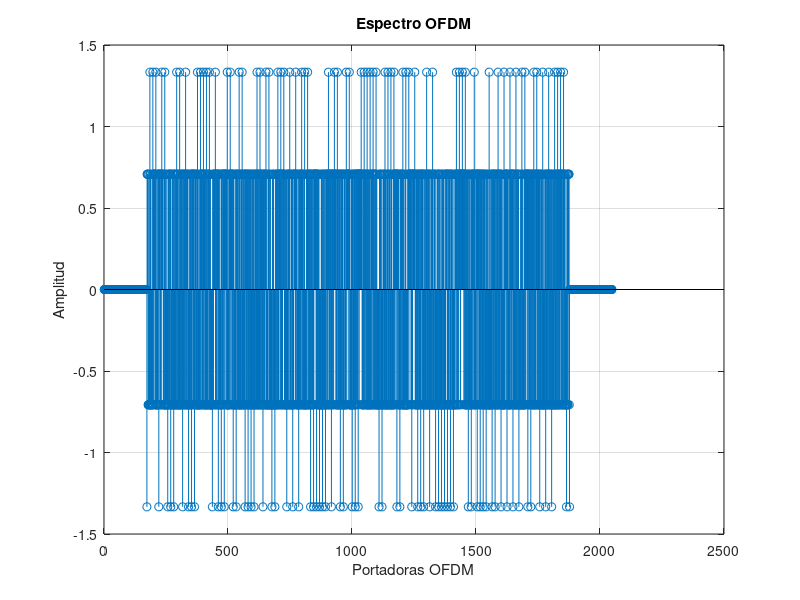
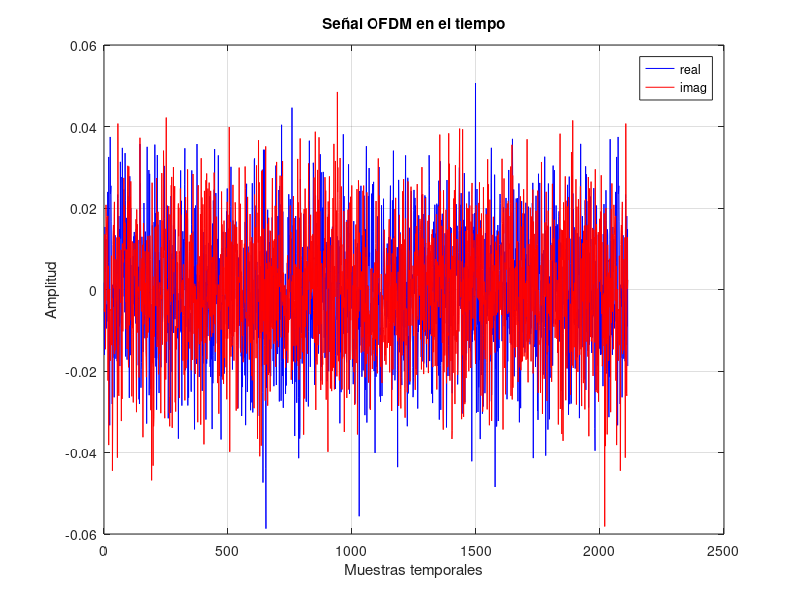
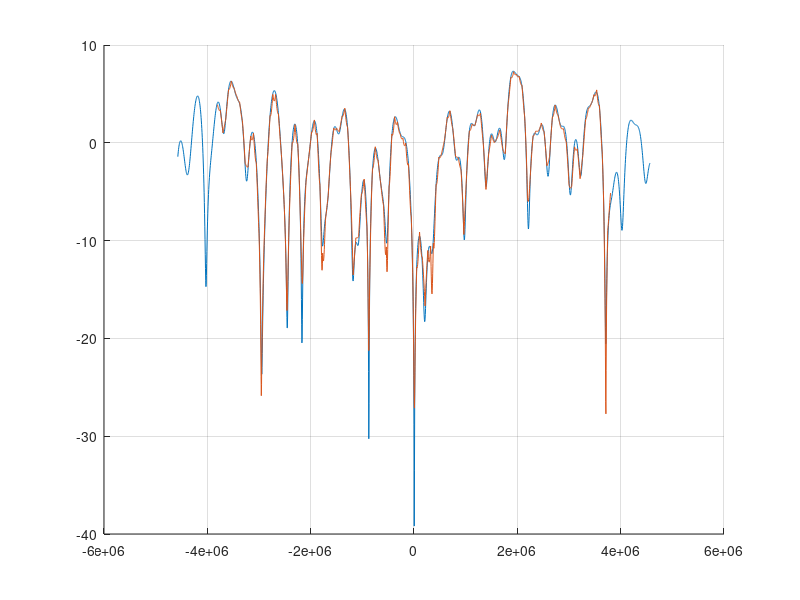
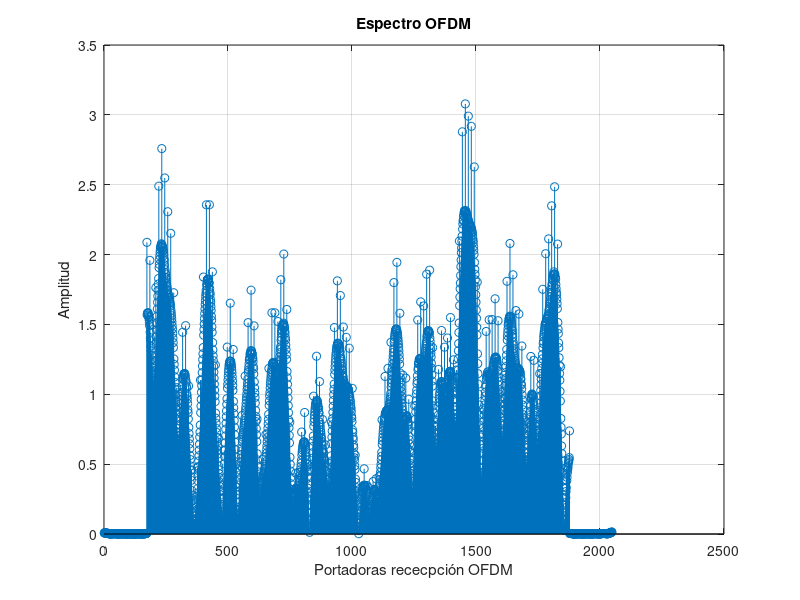

The MATLAB source for these figures, in order: (Note: this script raises an error after producing the figures.)
clear;
close all;
%% comentario
%% Configuración del sistema OFDM
NUM_SYMB = 1;       % Número de símbols a transmitir
SEED=100;            % Semilla para el generador de números aleatorios
CONSTEL = 'QPSK';    % Constelación utilizada BPSK o QPSK
MODO = '2K';
SNR=200;             %SNR en dB
CP = 1/32;          % Cyclic prefix

tic

% Inicializamos el generador de números aleatorios con la semilla

%rng(SEED);

%Octave
rand("seed",SEED);

% Definición de la constelación
switch MODO
    case '2K'
        N_portadoras = 1705;
        T_U = 224e-6;        % Tiempo útil
        NFFT=2048;
    case '8K'
        N_portadoras = 6817;
        T_U = 896e-6;
        NFFT=8192;
end

N_pilotos = ceil(N_portadoras/12);
NDATA=N_portadoras- N_pilotos;   
NCP = NFFT*CP;          % Número de muestras del prefijo cíclico

PLOC=1:12:N_portadoras;

switch CONSTEL
    case 'BPSK'
        M=1;
        C=[1 -1];
        norma = sqrt(2);
    case 'QPSK'
        C=[1+1i 1-1i -1+1i -1-1i];
        M=2;      
        norma = sqrt(2);
    case '16QAM'
        C = [3+3i 3+1i 1+3i 1+1i 3-3i 3-1i 1-3i 1-1i -3+3i -3+1i -1+3i -1+1i -3-3i -3-1i -1-3i -1-1i];
        M=4;
        norma = sqrt(18);
    case '64QAM'
        C = [7+7i 7+5i 5+7i 5+5i 7+1i 7+3i 5+1i 5+3i 1+7i 1+5i 3+7i 3+5i 1+1i 1+3i 3+1i 3+3i 7-7i 7-5i 5-7i 5-5i 7-1i 7-3i 5-1i 5-3i 1-7i 1-5i 3-7i 3-5i 1-1i 1-3i 3-1i 3-3i -7+7i -7+5i -5+7i -5+5i -7+1i -7+3i -5+1i -5+3i -1+7i -1+5i -3+7i -3+5i -1+1i -1+3i -3+1i -3+3i -7-7i -7-5i -5-7i -5-5i -7-1i -7-3i -5-1i -5-3i -1-7i -1-5i -3-7i -3-5i -1-1i -1-3i -3-1i -3-3i];
        M=6;
        norma = sqrt(98);
end

%scatterplot(C);
%grid
%title('Constelación')

%% Transmisor
% Generación de los bits a transmitir
numbits = NUM_SYMB*NDATA*M;
bits_tx = rand(numbits, 1)>0.5; % numbits x 1

% Bits to symbols
aux  = reshape(bits_tx, M, []).'; % numbits/M x M
symb = zeros(size(aux, 1),1);     % numbits/M x 1
for k=1:M
    symb = symb + (2^(k-1))*aux(:,k); % primera columna = lsb 
end

% Mapper
const_points = C(symb+1); % numbits/M x 1
const_points = const_points./(norma);

%scatterplot(const_points);
%grid
%title('Constelación transmitida') 

% Símbolos OFDM en frecuencia (rejilla tiempo frecuencia)
ofdm_freq = zeros(NFFT, NUM_SYMB); % NFFT x NUM_SYMB
ofdm_util = ofdm_freq(ceil((NFFT-N_portadoras)/2)+(1:N_portadoras),:);

registro = ones(1,11);
pilotos = zeros(N_portadoras,1);
for n = 1:N_portadoras
    pilotos(n,:) = 4/3*2*(0.5-registro(end));
    registro = [xor(registro(end),registro(end-2)),registro(1:(end-1))];
end

ofdm_util(PLOC,:) = pilotos(PLOC,1)*ones(1,NUM_SYMB);
ofdm_util(ofdm_util==0) = const_points;
ofdm_freq(ceil((NFFT-N_portadoras)/2)+(1:N_portadoras),:) = ofdm_util;

figure
stem(real(ofdm_freq(:,1))); % Pintamos un único símbolo
grid
xlabel('Portadoras OFDM');
ylabel('Amplitud');
title('Espectro OFDM')

% ifftshift permite pasar de una representación del espectro con el f=0 en el
% centro a una representación con f=0 a la izquierda.
% Importante el 1 para hacer la transformación en la dimensión correcta
ofdm_freq=ifftshift(ofdm_freq, 1); % NFFT x NUM_SYMB


% Modulacion OFDM
% Importante el 1 para hacer la transformación en la dimensión correcta
ofdm_time = ifft(ofdm_freq, NFFT, 1); % NFFT x NUM_SYMB

% Prefijo cíclico de forma matricial
ofdm_time = [ofdm_time(end-(NCP-1):end, :); ofdm_time];

% Salida secuencial (el : lee por columnas)
tx = ofdm_time(:); % (NFFT+NCP)·NUM_SYMB x 1
 
figure
plot(real(tx), 'b-');
hold on
plot(imag(tx), 'r-');
xlabel('Muestras temporales');
ylabel('Amplitud');
legend('real', 'imag');
grid
title('Señal OFDM en el tiempo')

% Espectro de la señal transmitida
% figure
% pwelch(tx);

%% Canal AWGN


% Canal real

parametros = [0.057662 1.003019 4.855121
0.176809 5.422091 3.419109
0.407163 0.518650 5.864470
0.303585 2.751772 2.215894
0.258782 0.602895 3.758058
0.061831 1.016585 5.430202
0.150340 0.143556 3.952093
0.051534 0.153832 1.093586
0.185074 3.324866 5.775198
0.400967 1.935570 0.154459
0.295723 0.429948 5.928383
0.350825 3.228872 3.053023
0.262909 0.848831 0.628578
0.225894 0.073883 2.128544
0.170996 0.203952 1.099463
0.149723 0.194207 3.462951
0.240140 0.924450 3.664773
0.116587 1.381320 2.833799
0.221155 0.640512 3.334290
0.259730 1.368671 0.393889];

rho_i = parametros(:,1);
tau_i = parametros(:,2)*10^-6;
theta_i = parametros(:,3);


delta_f = 1/T_U;
k = (-NFFT/2:NFFT/2-1);

% H_real = zeros(NFFT,1);
% for n= 1:2048
%     H_real(n,1) = sum(rho_i.*exp(-1i*theta_i).*exp(-1i*2*pi*k(n)*delta_f*tau_i));
% end

% for n = 1:20
%     H_real = H_real + rho_i(n)*exp(-1i*theta_i(n))*exp(-1i*2*pi*k.'*delta_f*tau_i(n));
% end
% 
% figure, hold on, plot((-floor(N_portadoras/2):ceil(N_portadoras/2)-1)*delta_f,20*log10(abs(H_real(NFFT/2-floor(N_portadoras/2):NFFT/2+ceil(N_portadoras/2)-1))))


H_real = ((rho_i.*exp(-1i*theta_i)).'*(exp(-1i*2*pi*k*delta_f.*tau_i))).';

figure, hold on, grid on, plot((-NFFT/2:NFFT/2-1)*delta_f,20*log10(abs(H_real)))

h_real_tiempo = ifft(ifftshift(H_real),NFFT,1);

rx_antena = conv(h_real_tiempo,tx);
rx_antena = rx_antena(1:end-(NFFT-1),1);

% rx_antena = tx; %Anula efecto del canal

% figure
% plot(real(rx_antena), 'b-');
% hold on
% plot(imag(rx_antena), 'r-');
% xlabel('Muestras temporales');
% ylabel('Amplitud');
% legend('real', 'imag');
% grid
% title('Señal OFDM en el tiempo')


% Ruido
Ps = mean(tx.*conj(tx)); % Potencia de señal
nsr = 10^(-SNR/10);      % Pn/Ps

noise = (randn(size(tx))+1i*randn(size(tx))) / sqrt(2); % Ruido complejo de potencia 1
noise = sqrt(Ps*nsr).*noise; % Ruido complejo de potencia Ps*snr
% Alternativa a las dos líneas anteriores:
% noise = wgn(size(tx,1), 1, Ps*nsr, 'complex');

rx = rx_antena+noise;
%rx = rx_antena;

% Return termina la ejecución del script. Las líneas de después no se
% ejecutarán
% return


%% Receptor
% TO-DO: Receptor (operaciones inversas al transmisor)

ofdm_time_r_NCP = reshape(rx,NFFT+NCP,NUM_SYMB);

ofdm_time_r=ofdm_time_r_NCP(NCP+1:end,:);

ofdm_freq_r=fft(ofdm_time_r,NFFT,1);

ofdm_freq_r= fftshift(ofdm_freq_r,1);

ofdm_util_r =ofdm_freq_r(ceil((NFFT-N_portadoras)/2)+(1:N_portadoras),:);

% scatterplot(ofdm_util_r(:,1))

figure
stem(abs(ofdm_freq_r(:,1))); % Pintamos un único símbolo
grid
xlabel('Portadoras rececpción OFDM');
ylabel('Amplitud');
title('Espectro OFDM')


H_est = zeros(N_portadoras,1);
% H_est(PLOC,1) = H_real(PLOC+NFFT/2-ceil(1705/2),1);
H_est(PLOC,1) = ofdm_util_r(PLOC,1)./pilotos(PLOC,1);

xq = 1:N_portadoras;
H_est = interp1(PLOC,H_est(PLOC,1),xq).';

% Interpolación lineal de H_est
% x = 1:12;
% for n = 1:N_pilotos-1 % ceil(PLOC/12)
%     b = H_est((n-1)*12+1);
%     a = (H_est(12*n+1) - H_est((n-1)*12+1))/12;
%     y = a*x + b;
%     H_est((n-1)*12+2:12*n+1) = y;
% end



% guardar datos para vhdl
%writematrix(real(int32(ofdm_util_r(:,1)*2^7)), 'portadoras_re.csv');
%writematrix(imag(int32(ofdm_util_r(:,1)*2^7)), 'portadoras_im.csv');

% Octave
csvwrite('portadoras_re.csv', int32(real(ofdm_util_r(:,1)*2^7))');
csvwrite('portadoras_im.csv', int32(imag(ofdm_util_r(:,1)*2^7))');
% cargar entradas vhdl
%real_matrix_vhdl = readmatrix('salida_re.csv')';
%imag_matrix_vhdl = readmatrix('salida_im.csv')';

% Octave
real_matrix_vhdl = csvread('estim_re.csv')';
imag_matrix_vhdl = csvread('estim_im.csv')';


H_est_vhdl = double(real_matrix_vhdl)/2^7 + 1i*double(imag_matrix_vhdl)/2^7;


figure(3)
plot((-floor(N_portadoras/2):ceil(N_portadoras/2)-1)*delta_f,20*log10(abs(H_est)))
plot((-floor(N_portadoras/2):ceil(N_portadoras/2)-1)*delta_f,20*log10(abs(H_est_vhdl)))
legend('H real','H est', 'H(vhdl)')


% División en frecuencia Tx = Rx / H_est
S_tx = ofdm_util_r./H_est;
%S_tx_vhdl = ofdm_util_r./H_est_vhdl;

% Comparamos con vhdl
%rx_re = readmatrix('s_rx_re.csv')';
%rx_im = readmatrix('s_rx_im.csv')';

%Octave
rx_re = csvread('s_rx_re.csv')';
rx_im = csvread('s_rx_im.csv')';

S_tx_vhdl = rx_re/2^7 + 1i*rx_im/2^7;


% Quitamos los pilotos
S_tx(PLOC,:) = []; 
S_tx_vhdl(PLOC,:) = []; 

figure
hold on
plot((-floor((N_portadoras-N_pilotos)/2):ceil((N_portadoras-N_pilotos)/2)-1)*delta_f,20*log10(imag(S_tx(:,1))))
plot((-floor((N_portadoras-N_pilotos)/2):ceil((N_portadoras-N_pilotos)/2)-1)*delta_f,20*log10(imag(S_tx_vhdl)))
legend('S_tx', 'S_tx(vhdl)')

% Concatenar los bits recibidos
%rx_constel = reshape(S_tx,(N_portadoras-N_pilotos)*NUM_SYMB,1).';
rx_constel = reshape(S_tx_vhdl,(N_portadoras-N_pilotos),1).';

%scatterplot(rx_constel);

% Demap
switch CONSTEL
    case 'BPSK'
        bits_rx = rx_constel<0;
    case 'QPSK'
        bits_rx = zeros(1,length(rx_constel)*2);
        bits_rx(2:2:end) = real(rx_constel)<0;
        bits_rx(1:2:end) = imag(rx_constel)<0;
    case '16QAM'
        bits_rx = zeros(1,length(rx_constel)*4);
        bits_rx(4:4:end) = real(rx_constel)<0;
        bits_rx(3:4:end) = imag(rx_constel)<0;
        bits_rx(2:4:end) = abs(real(rx_constel))<(2/norma);
        bits_rx(1:4:end) = abs(imag(rx_constel))<(2/norma);
    case '64QAM'
        bits_rx = zeros(1,length(rx_constel)*6);
        bits_rx(6:6:end) = real(rx_constel)<0;
        bits_rx(5:6:end) = imag(rx_constel)<0;
        bits_rx(4:6:end) = abs(real(rx_constel))<(4/norma);
        bits_rx(3:6:end) = abs(imag(rx_constel))<(4/norma);
        bits_rx(2:6:end) = abs(real(rx_constel))<(6/norma) & abs(real(rx_constel))>(2/norma);
        bits_rx(1:6:end) = abs(imag(rx_constel))<(6/norma) & abs(imag(rx_constel))>(2/norma);
end

%BER = mean(xor(bits_rx, bits_tx.'));
%fprintf(1,'CONSTEL = %s, SNR = %ddB, MODO = %s, CP = 1/%d\n',CONSTEL,SNR,MODO,1/CP);
%fprintf(1, 'BER = %f\n', BER);

BER_vhdl = mean(xor(bits_rx, bits_tx(1:length(bits_rx)).'));
fprintf(1,'CONSTEL = %s, SNR = %ddB, MODO = %s, CP = 1/%d\n',CONSTEL,SNR,MODO,1/CP);
fprintf(1, 'BER_vhdl = %f\n', BER_vhdl);
toc
